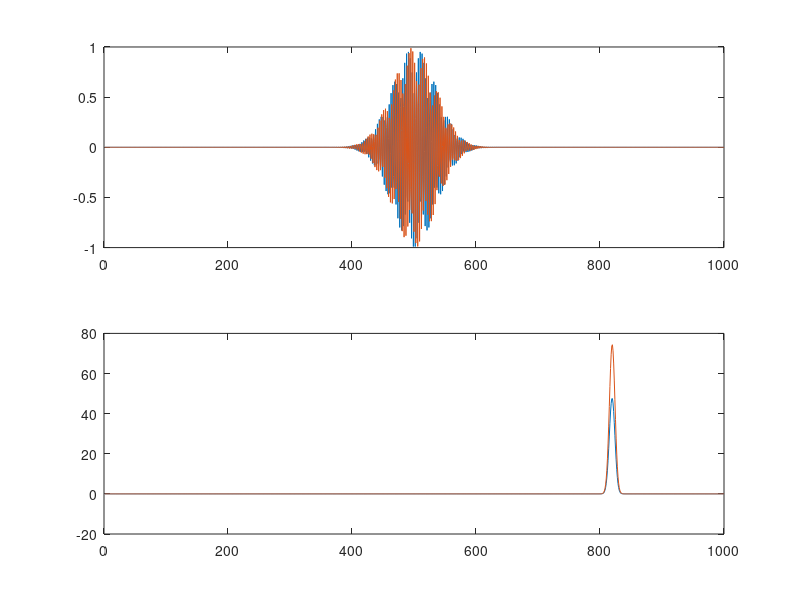

MATLAB code to generate this figure:
N=1000
Nhalf=N/2.0 
x=linspace(-10,10,N);
f=exp(-(x).^2 + x.*100i); %sin(x); %+ sin(2.*x)
%f=fp;
%f=fftshift(fp);
%f=circshift(fp,[0 Nhalf]);
%w=circshift(fftshift(f), [0 Nhalf]);
w = fftshift(fft(ifftshift(f)));
%w=fft(f);

subplot(2,1,1);
plot(real(f))
hold on
plot(imag(f))
%subplot(2,2,2);
%plot(imag(f))

subplot(2,1,2);
plot(real(w))
hold on
plot(imag(w))
%subplot(2,2,4);
%plot(imag(w))
